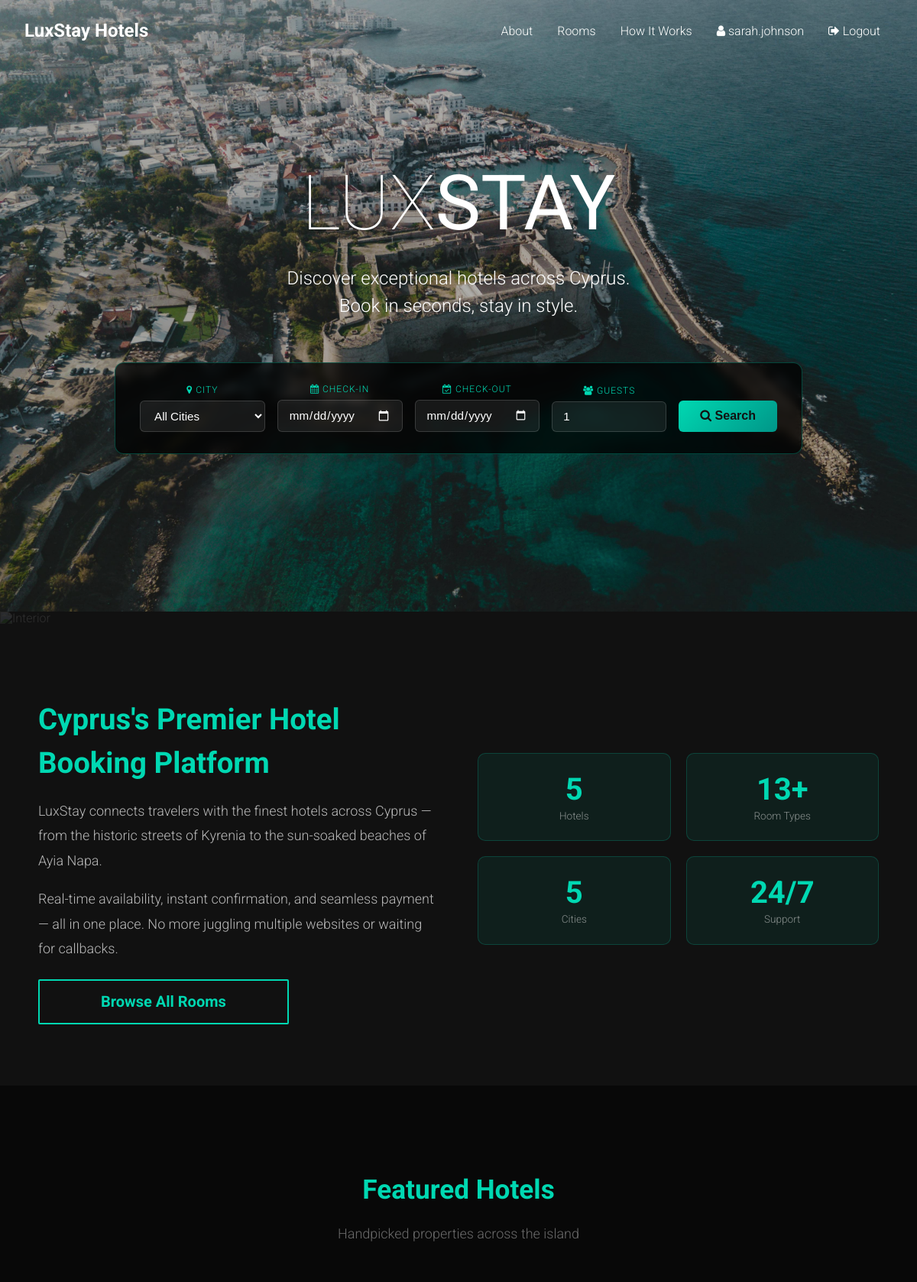
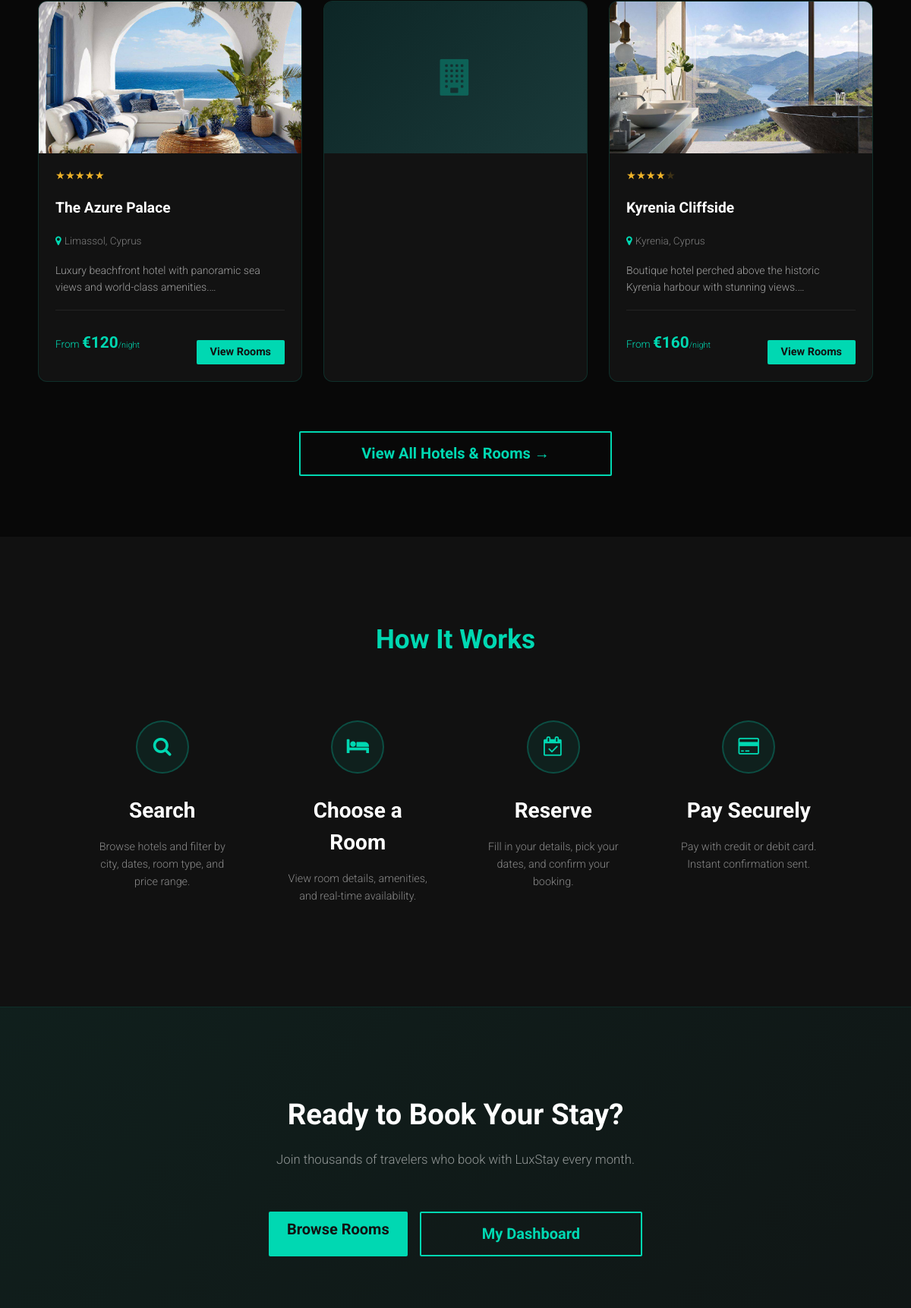
/ (signed in, upper part), run on the app's committed database (2 pictures, top to bottom).
### tables this page shows
CREATE TABLE hotel (
    HotelID     INT AUTO_INCREMENT PRIMARY KEY,
    HotelName   VARCHAR(100) NOT NULL,
    Location    VARCHAR(100) NOT NULL,
    City        VARCHAR(50)  NOT NULL,
    Country     VARCHAR(50)  NOT NULL DEFAULT 'Cyprus',
    Description TEXT,
    StarRating  TINYINT DEFAULT 3,
    ImagePath   VARCHAR(255),
    IsActive    BOOLEAN DEFAULT TRUE
);

### includes/auth_functions.php (called while the page is built, shortened)
<?php
function isLoggedIn() {
    return isset($_SESSION['logged_in']) && $_SESSION['logged_in'] === true;
}
function getCurrentUser() {
    return [
        'user_id'   => $_SESSION['user_id']   ?? 0,
        'username'  => $_SESSION['username']  ?? '',
        'email'     => $_SESSION['email']     ?? '',
        'role'      => $_SESSION['role']      ?? '',
        'user_type' => $_SESSION['user_type'] ?? '',
        'full_name' => $_SESSION['full_name'] ?? '',
        'guest_id'  => $_SESSION['guest_id']  ?? null,
        'staff_id'  => $_SESSION['staff_id']  ?? null,
        'position'  => $_SESSION['position']  ?? '',
    ];
}
?>

### index.php (the view, shortened to what this page needs)
<?php
require_once 'includes/auth_functions.php';
try {
    $featuredHotels = $pdo->query("SELECT * FROM hotel WHERE IsActive = 1 ORDER BY StarRating DESC LIMIT 3")->fetchAll();
} catch (PDOException $e) {
    $featuredHotels = [];
}
?>
<!DOCTYPE html>
<html lang="en">
<head>
    <link href="https://maxcdn.bootstrapcdn.com/font-awesome/4.7.0/css/font-awesome.min.css" rel="stylesheet">
    <link rel="stylesheet" href="https://cdnjs.cloudflare.com/ajax/libs/animate.css/3.5.2/animate.min.css">
    <link rel="stylesheet" href="https://cdnjs.cloudflare.com/ajax/libs/normalize/7.0.0/normalize.css">
    <link href="css/styles.css" rel="stylesheet">
</head>
<body>
<nav class="main-nav" id="main-nav">
    <div class="content-wrapper-sm">
        <a href="index.php" class="navbar-brand">LuxStay Hotels</a>
        <ul class="nav-links">
            <li><a href="#about">About</a></li>
            <li><a href="rooms.php">Rooms</a></li>
            <li><a href="#how">How It Works</a></li>
            <?php if (isLoggedIn()): ?>
                <?php $user = getCurrentUser(); ?>
                <li><a href="<?php echo $user['role'] === 'customer' ? 'guest/dashboard.php' : 'staff/dashboard.php'; ?>" class="auth-nav-item">
                    <i class="fa fa-user"></i> <?php echo htmlspecialchars($user['username']); ?>
                </a></li>
                <li><a href="logout.php" class="auth-nav-item"><i class="fa fa-sign-out"></i> Logout</a></li>
            <?php else: ?>
                <li><a href="guest-login.php" class="auth-nav-item"><i class="fa fa-user"></i> Login</a></li>
                <li><a href="guest-signup.php" class="auth-nav-item"><i class="fa fa-user-plus"></i> Sign Up</a></li>
            <?php endif; ?>
        </ul>
    </div>
</nav>
<header>
    <img class="img-absolute" src="img/hero-hotel.jpg" alt="Luxury Hotel">
    <div class="wrapper astonish animated fadeInDown">
        <h1>Lux<strong>Stay</strong></h1>
        <h2>Discover exceptional hotels across Cyprus.<br>Book in seconds, stay in style.</h2>
    </div>
    <div style="width:100%; padding: 0 20px; margin-top: 40px; position: relative; z-index: 2;">
        <form class="search-bar" action="rooms.php" method="GET">
            <div class="field">
                <label><i class="fa fa-map-marker"></i> City</label>
                <select name="city">
                    <option value="">All Cities</option>
                </select>
            </div>
            <div class="field">
                <label><i class="fa fa-calendar"></i> Check-In</label>
                <input type="date" name="check_in" id="check_in" min="<?php echo date('Y-m-d'); ?>">
            </div>
            <div class="field">
                <label><i class="fa fa-calendar-check-o"></i> Check-Out</label>
                <input type="date" name="check_out" id="check_out" min="<?php echo date('Y-m-d', strtotime('+1 day')); ?>">
            </div>
            <div class="field" style="max-width:110px;">
                <label><i class="fa fa-users"></i> Guests</label>
                <input type="number" name="guests" min="1" max="10" value="1">
            </div>
            <button type="submit" class="btn-search"><i class="fa fa-search"></i> Search</button>
        </form>
    </div>
</header>
<main>
    <div class="about-section" id="about">
        <img class="img-absolute" src="img/hotel-interior.jpg" alt="Interior">
        <div class="about-grid">
            <div class="about-text astonish" data-animation="fadeInLeft">
                <h2>Cyprus's Premier Hotel Booking Platform</h2>
                <p>LuxStay connects travelers with the finest hotels across Cyprus — from the historic streets of Kyrenia to the sun-soaked beaches of Ayia Napa.</p>
                <p>Real-time availability, instant confirmation, and seamless payment — all in one place. No more juggling multiple websites or waiting for callbacks.</p>
                <a href="rooms.php" class="btn btn-outline-teal" style="margin-top: 10px;">Browse All Rooms</a>
            </div>
            <div class="about-stats astonish" data-animation="fadeInRight">
                <div class="stat-box"><div class="num">5</div><div class="lbl">Hotels</div></div>
                <div class="stat-box"><div class="num">13+</div><div class="lbl">Room Types</div></div>
                <div class="stat-box"><div class="num">5</div><div class="lbl">Cities</div></div>
                <div class="stat-box"><div class="num">24/7</div><div class="lbl">Support</div></div>
            </div>
        </div>
    </div>
    <div class="featured-section" id="hotels">
        <h2 class="astonish" data-animation="fadeInDown">Featured Hotels</h2>
        <p class="section-sub astonish" data-animation="fadeInDown">Handpicked properties across the island</p>
        <div class="hotel-grid">
            <?php foreach ($featuredHotels as $hotel):
                $priceStmt = $pdo->prepare("SELECT MIN(PricePerNight) FROM room WHERE HotelID = ? AND IsActive = 1");
                $priceStmt->execute([$hotel['HotelID']]);
                $minPrice = $priceStmt->fetchColumn();
            ?>
            <div class="hotel-card astonish" data-animation="fadeInUp">
                <?php if (!empty($hotel['ImagePath'])): ?>
                    <img class="card-img" src="<?php echo htmlspecialchars($hotel['ImagePath']); ?>"
                         alt="<?php echo htmlspecialchars($hotel['HotelName']); ?>"
                         onerror="this.parentNode.innerHTML='<div class=\'card-img-placeholder\'><i class=\'fa fa-building\'></i></div>'">
                <?php else: ?>
                    <div class="card-img-placeholder"><i class="fa fa-building"></i></div>
                <?php endif; ?>
                <div class="card-body">
                    <div class="stars">
                        <?php
                        for ($i = 0; $i < $hotel['StarRating']; $i++) echo '★';
                        for ($i = $hotel['StarRating']; $i < 5; $i++) echo '<span style="opacity:0.2">★</span>';
                        ?>
                    </div>
                    <h3><?php echo htmlspecialchars($hotel['HotelName']); ?></h3>
                    <p class="loc"><i class="fa fa-map-marker"></i><?php echo htmlspecialchars($hotel['City']); ?>, <?php echo htmlspecialchars($hotel['Country']); ?></p>
                    <p class="desc"><?php echo htmlspecialchars(substr($hotel['Description'], 0, 100)) . '…'; ?></p>
                    <div class="card-foot">
                        <div class="price">From <span>€<?php echo number_format($minPrice ?? 0, 0); ?></span><small>/night</small></div>
                        <a href="rooms.php?hotel_id=<?php echo $hotel['HotelID']; ?>" class="btn btn-primary" style="padding:8px 18px;font-size:0.9rem;">View Rooms</a>
                    </div>
                </div>
            </div>
            <?php endforeach; ?>
        </div>
        <div style="text-align:center;margin-top:40px;">
            <a href="rooms.php" class="btn btn-outline-teal">View All Hotels & Rooms →</a>
        </div>
    </div>
    <div class="how-section" id="how">
        <h2 class="astonish" data-animation="fadeInDown">How It Works</h2>
        <div class="steps-grid">
            <div class="step astonish" data-animation="fadeInUp" data-delay="0.1">
                <div class="icon"><i class="fa fa-search"></i></div>
                <h3>Search</h3>
                <p>Browse hotels and filter by city, dates, room type, and price range.</p>
            </div>
            <div class="step astonish" data-animation="fadeInUp" data-delay="0.2">
                <div class="icon"><i class="fa fa-bed"></i></div>
                <h3>Choose a Room</h3>
                <p>View room details, amenities, and real-time availability.</p>
            </div>
            <div class="step astonish" data-animation="fadeInUp" data-delay="0.3">
                <div class="icon"><i class="fa fa-calendar-check-o"></i></div>
                <h3>Reserve</h3>
                <p>Fill in your details, pick your dates, and confirm your booking.</p>
            </div>
            <div class="step astonish" data-animation="fadeInUp" data-delay="0.4">
                <div class="icon"><i class="fa fa-credit-card"></i></div>
                <h3>Pay Securely</h3>
                <p>Pay with credit or debit card. Instant confirmation sent.</p>
            </div>
        </div>
    </div>
    <div class="cta-section astonish" data-animation="zoomIn" id="reserve">
        <h2>Ready to Book Your Stay?</h2>
        <p>Join thousands of travelers who book with LuxStay every month.</p>
        <div class="cta-btns">
            <a href="rooms.php" class="btn btn-primary">Browse Rooms</a>
            <?php if (!isLoggedIn()): ?>
                <a href="guest-signup.php" class="btn btn-outline-teal">Create Free Account</a>
            <?php else: ?>
                <a href="guest/dashboard.php" class="btn btn-outline-teal">My Dashboard</a>
            <?php endif; ?>
        </div>
    </div>
</main>
</body>
</html>

### css/styles.css (style rules this page uses)
* { -webkit-box-sizing: border-box; box-sizing: border-box; }
body { font-family: 'Roboto', serif; font-weight: 300; color: #fefffe; background: #111; }
body p { font-size: 1.125rem; line-height: 1.75rem; margin-bottom: 1.5rem; }
html { font-size: 0.8rem; }
@media (min-width: 544px) { html { font-size: 0.9rem; } }
@media (min-width: 768px) { html { font-size: 1rem; } }
button, .btn { cursor: pointer; }
.btn { font-size: 1.25rem; font-weight: 700; padding: 1rem 5rem; margin: 1.5625rem 0 0; border-radius: 2px; text-align: center; display: inline-block; -webkit-transition: all .3s ease; transition: all .3s ease; background-color: transparent; text-decoration: none; }
.btn-outline-teal, .btn-outline-purple { color: #00d8b2; border: 2px solid #00d8b2; }
h1 { font-size: 2.5rem; }
h2 { font-size: 2rem; }
h3 { font-size: 1.75rem; }
h1, h2, h3, h4, h5, h6 { font-weight: 700; font-family: inherit; margin-bottom: 1rem; line-height: 1.5; color: inherit; }
.wrapper { position: relative; width: 100%; margin: 0 auto; }
.content-wrapper-sm { position: relative; width: 100%; margin: 0 auto; max-width: 1200px; }
.main-nav { display: block; padding: 1rem 2rem; position: absolute; width: 100%; z-index: 2; -webkit-transition: background 0.3s ease-in-out; transition: background 0.3s ease-in-out; background: #111; border-bottom: 1px solid rgba(0, 0, 0, 0.3); -webkit-box-shadow: 0 8px 6px -6px rgba(0, 0, 0, 0.4); box-shadow: 0 8px 6px -6px rgba(0, 0, 0, 0.4); }
.main-nav > .content-wrapper-sm { display: -webkit-box; display: -ms-flexbox; display: flex; -webkit-box-orient: horizontal; -webkit-box-direction: normal; -ms-flex-direction: row; flex-direction: row; -webkit-box-pack: justify; -ms-flex-pack: justify; justify-content: space-between; -webkit-box-align: center; -ms-flex-align: center; align-items: center; }
@media (min-width: 768px) { .main-nav { background: transparent; border: 0; -webkit-box-shadow: none; box-shadow: none; } }
.main-nav .navbar-brand { font-size: 1.5rem; font-weight: 700; color: #ffffff; text-decoration: none; }
.main-nav .nav-links { position: relative; top: auto; padding: 0; margin: 0; list-style: none; display: none; overflow: hidden; height: 0; background: transparent; }
@media (min-width: 768px) { .main-nav .nav-links { display: -webkit-box; display: -ms-flexbox; display: flex; height: auto; } }
.main-nav .nav-links li { margin: 1rem; text-align: center; }
.main-nav .nav-links li a { color: #fefffe; display: block; text-decoration: none; }
header { position: relative; height: 100vh; color: #ffffff; text-align: center; display: -webkit-box; display: -ms-flexbox; display: flex; -webkit-box-orient: vertical; -webkit-box-direction: normal; -ms-flex-direction: column; flex-direction: column; -webkit-box-pack: center; -ms-flex-pack: center; justify-content: center; -webkit-box-align: center; -ms-flex-align: center; align-items: center; }
header h1 { font-size: 3.25rem; font-weight: 100; text-transform: uppercase; line-height: 1.2; margin: 0; }
@media (min-width: 544px) { header h1 { font-size: 4.25rem; } }
@media (min-width: 768px) { header h1 { font-size: 6.25rem; } }
header h2 { font-weight: 300; font-size: 1.5rem; }
.img-absolute { position: absolute; top: 0; left: 0; width: 100%; height: 100%; -o-object-fit: cover; object-fit: cover; opacity: 0.8; z-index: -1; }
.btn-primary { display: inline-block; padding: 0.75rem 1.5rem; background-color: #00d8b2; color: #111; text-decoration: none; border-radius: 2px; font-weight: 700; transition: all 0.3s ease; }

### data on the page
hotel: ImagePath (picture), HotelName "The Azure Palace", City "Limassol", Country "Cyprus", Description "Luxury beachfront hotel with panoramic sea views and world-class amenities.", minPrice "120"
hotel: ImagePath (picture), HotelName "Kyrenia Cliffside", City "Kyrenia", Country "Cyprus", Description "Boutique hotel perched above the historic Kyrenia harbour with stunning views.", minPrice "160"

### other printed values
$user['username'] "sarah.johnson"
